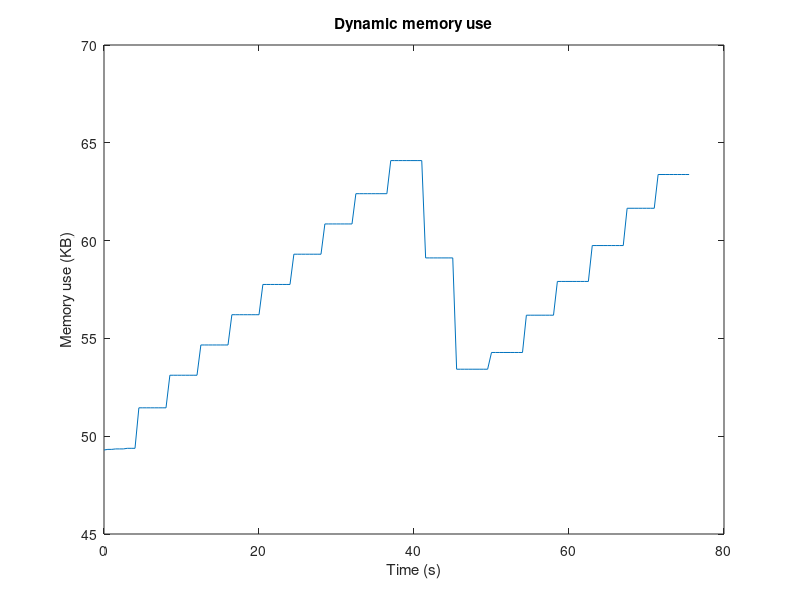

Reproduce this figure in MATLAB.
hold off
file1 = fopen('mem200.txt', 'r');
%file2 = fopen('mem300.txt', 'r');
%file3 = fopen('mem400.txt', 'r');
data1 = fscanf(file1, '%f');
%data2 = fscanf(file2, '%f');
%data3 = fscanf(file3, '%f');

dt = 0.5;
t = [0:length(data1)-1]*dt;

%hold on
plot(t, data1)
title('Dynamic memory use')
xlabel('Time (s)'), ylabel('Memory use (KB)')